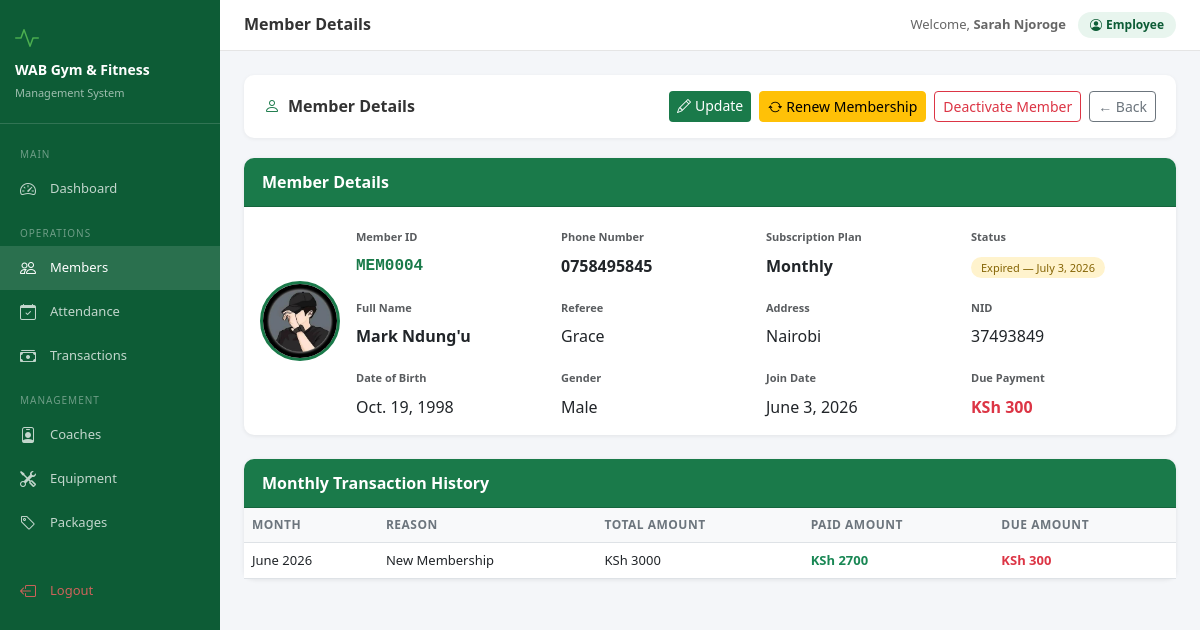
/members/4/ (signed in), run on the app's committed database.
### accounts/models.py (models this page shows, shortened)
class User(AbstractUser):
    ROLE_CHOICES = [
        ("admin", "Admin"),
        ("receptionist", "Receptionist"),
        ("accountant", "Accountant"),
        ("coach", "Coach"),
    ]
    role = models.CharField(
        max_length=20,
        choices=ROLE_CHOICES,
        default="receptionist",
    )
    phone = models.CharField(
        max_length=15,
        blank=True,
        null=True,
    )
    @property
    def is_admin(self):
        return self.role == "admin"

### members/models.py (models this page shows, shortened)
class Member(models.Model):
    member_id  = models.CharField(max_length=20, unique=True, blank=True)
    name       = models.CharField(max_length=100)
    dob        = models.DateField()
    nid        = models.CharField(max_length=20, blank=True, null=True)
    gender     = models.CharField(max_length=10, choices=GENDER_CHOICES)
    phone      = models.CharField(max_length=15, unique=True)
    email      = models.EmailField(blank=True, null=True)
    address    = models.TextField(blank=True, null=True)
    referee    = models.CharField(max_length=100, blank=True, null=True)
    package    = models.ForeignKey(Package, on_delete=models.SET_NULL, null=True)
    join_date  = models.DateField()
    expiry_date= models.DateField()
    amount_paid = models.DecimalField(max_digits=10, decimal_places=2, default=0)
    due_payment= models.DecimalField(max_digits=10, decimal_places=2, default=0)
    photo      = models.ImageField(upload_to='members/', blank=True, null=True)
    status     = models.BooleanField(default=True)
    created_at = models.DateTimeField(auto_now_add=True)

### packages/models.py (models this page shows, shortened)
class Package(models.Model):
    name = models.CharField(max_length=50, unique=True)
    duration_days = models.IntegerField()
    fee = models.DecimalField(max_digits=10, decimal_places=2)
    description = models.TextField(blank=True, null=True)
    is_active = models.BooleanField(default=True)

### payments/models.py (models this page shows, shortened)
class Bill(models.Model):
    month          = models.CharField(max_length=20, choices=MONTH_CHOICES)
    year           = models.IntegerField()
    reason         = models.CharField(max_length=50, choices=DEBIT_REASONS, default='package_fee')
    total_amount   = models.DecimalField(max_digits=10, decimal_places=2, default=0)
    paid_amount    = models.DecimalField(max_digits=10, decimal_places=2, default=0)
    due_amount     = models.DecimalField(max_digits=10, decimal_places=2, default=0)
    advanced_amount= models.DecimalField(max_digits=10, decimal_places=2, default=0)
    member         = models.ForeignKey(Member, on_delete=models.CASCADE)

### members/views.py (the view)
# urls.py: path('<int:pk>/', views.member_detail, name='member_detail'),
@login_required
def member_detail(request, pk):
    member = get_object_or_404(Member, pk=pk)
    bills = Bill.objects.filter(member=member).order_by('-year', '-id')
    debits = Debit.objects.filter(paid_by=member).order_by('-date')
    today = timezone.now().date()
    return render(request, 'members/member_detail.html', {
        'member': member, 'bills': bills,
        'debits': debits, 'today': today
    })

### members/templates/members/member_detail.html
{% extends 'base.html' %}
{% block page_title %}Member Details{% endblock %}
{% block content %}
<div class="section-header">
  <h4><i class="bi bi-person me-2" style="color:#1a7a4a"></i>Member Details</h4>
  <div class="d-flex gap-2">
    <a href="{% url 'member_edit' member.pk %}" class="btn btn-wab btn-sm">
      <i class="bi bi-pencil me-1"></i>Update
    </a>
    {% if member.status %}
    <a href="{% url 'member_renew' member.pk %}" class="btn btn-warning btn-sm">
        <i class="bi bi-arrow-repeat me-1"></i>Renew Membership
    </a>
    {% endif %}
    <a href="{% url 'member_toggle' member.pk %}" class="btn btn-sm {% if member.status %}btn-outline-danger{% else %}btn-outline-success{% endif %}"
       onclick="return confirm('Are you sure?')">
      {% if member.status %}Deactivate Member{% else %}Activate Member{% endif %}
    </a>
    <a href="{% url 'member_list' %}" class="btn btn-outline-secondary btn-sm">← Back</a>
  </div>
</div>
<div class="card mb-4">
  <div class="card-header">Member Details</div>
  <div class="card-body">
    <div class="row g-3 align-items-center">
      {% if member.photo %}
      <div class="col-auto">
        <img src="{{ member.photo.url }}" class="rounded-circle" style="width:80px;height:80px;object-fit:cover;border:3px solid #1a7a4a">
      </div>
      {% endif %}
      <div class="col">
        <div class="row g-3">
          <div class="col-md-3">
            <label class="form-label text-muted" style="font-size:11px">Member ID</label>
            <div class="fw-bold" style="color:#1a7a4a;font-family:monospace">{{ member.member_id }}</div>
          </div>
          <div class="col-md-3">
            <label class="form-label text-muted" style="font-size:11px">Phone Number</label>
            <div class="fw-bold">{{ member.phone }}</div>
          </div>
          <div class="col-md-3">
            <label class="form-label text-muted" style="font-size:11px">Subscription Plan</label>
            <div class="fw-bold">{{ member.package.name|default:'—' }}</div>
          </div>
          <div class="col-md-3">
            <label class="form-label text-muted" style="font-size:11px">Status</label>
            <div>
              {% if not member.status %}
                <span class="badge-inactive">Inactive</span>
              {% elif member.expiry_date < today %}
                <span class="badge-expired">Expired — {{ member.expiry_date }}</span>
              {% else %}
                <span class="badge-active">Active — expires {{ member.expiry_date }}</span>
              {% endif %}
            </div>
          </div>
          <div class="col-md-3">
            <label class="form-label text-muted" style="font-size:11px">Full Name</label>
            <div class="fw-bold">{{ member.name }}</div>
          </div>
          <div class="col-md-3">
            <label class="form-label text-muted" style="font-size:11px">Referee</label>
            <div>{{ member.referee|default:'—' }}</div>
          </div>
          <div class="col-md-3">
            <label class="form-label text-muted" style="font-size:11px">Address</label>
            <div>{{ member.address|default:'—' }}</div>
          </div>
          <div class="col-md-3">
            <label class="form-label text-muted" style="font-size:11px">NID</label>
            <div>{{ member.nid|default:'—' }}</div>
          </div>
          <div class="col-md-3">
            <label class="form-label text-muted" style="font-size:11px">Date of Birth</label>
            <div>{{ member.dob }}</div>
          </div>
          <div class="col-md-3">
            <label class="form-label text-muted" style="font-size:11px">Gender</label>
            <div>{{ member.gender|title }}</div>
          </div>
          <div class="col-md-3">
            <label class="form-label text-muted" style="font-size:11px">Join Date</label>
            <div>{{ member.join_date }}</div>
          </div>
          <div class="col-md-3">
            <label class="form-label text-muted" style="font-size:11px">Due Payment</label>
            <div class="fw-bold {% if member.due_payment > 0 %}text-danger{% else %}text-success{% endif %}">
              KSh {{ member.due_payment|floatformat:0 }}
            </div>
          </div>
        </div>
      </div>
    </div>
  </div>
</div>
<div class="card">
  <div class="card-header">Monthly Transaction History</div>
  <div class="card-body p-0">
    <table class="table mb-0">
      <thead>
        <tr>
          <th>Month</th>
          <th>Reason</th>
          <th>Total Amount</th>
          <th>Paid Amount</th>
          <th>Due Amount</th>
        </tr>
      </thead>
      <tbody>
        {% for bill in bills %}
        <tr>
          <td>{{ bill.month }} {{ bill.year }}</td>
          <td>{{ bill.get_reason_display }}</td>
          <td>KSh {{ bill.total_amount|floatformat:0 }}</td>
          <td class="text-success fw-bold">KSh {{ bill.paid_amount|floatformat:0 }}</td>
          <td class="{% if bill.due_amount > 0 %}text-danger fw-bold{% endif %}">KSh {{ bill.due_amount|floatformat:0 }}</td>
        </tr>
        {% empty %}
        <tr><td colspan="5" class="text-center py-3" style="color:#aaa">No billing records yet</td></tr>
        {% endfor %}
      </tbody>
    </table>
  </div>
</div>
{% endblock %}

### templates/base.html (shortened to what this page needs)
<!DOCTYPE html>
<html lang="en">
<head>
<link href="https://cdn.jsdelivr.net/npm/bootstrap@5.3.0/dist/css/bootstrap.min.css" rel="stylesheet">
<link href="https://cdn.jsdelivr.net/npm/bootstrap-icons@1.11.0/font/bootstrap-icons.css" rel="stylesheet">
</head>
<body>
{% if user.is_authenticated %}
<div class="sidebar">
  <div class="brand">
    <div style="font-size:24px;color:#4caf50;margin-bottom:6px"><i class="bi bi-activity"></i></div>
    <h5>WAB Gym & Fitness</h5>
    <small>Management System</small>
  </div>
  <nav class="mt-2">
    <div class="nav-section">Main</div>
    <a href="{% url 'dashboard' %}" class="nav-link {% if request.resolver_match.url_name == 'dashboard' %}active{% endif %}">
      <i class="bi bi-speedometer2"></i> Dashboard
    </a>
    <div class="nav-section">Operations</div>
    <a href="{% url 'member_list' %}" class="nav-link {% if 'member' in request.resolver_match.url_name %}active{% endif %}">
      <i class="bi bi-people"></i> Members
    </a>
    <a href="{% url 'attendance_list' %}" class="nav-link {% if 'attendance' in request.resolver_match.url_name %}active{% endif %}">
      <i class="bi bi-calendar-check"></i> Attendance
    </a>
    <a href="{% url 'payment_list' %}" class="nav-link {% if 'payment' in request.resolver_match.url_name %}active{% endif %}">
      <i class="bi bi-cash-stack"></i> Transactions
    </a>
    <div class="nav-section">Management</div>
    <a href="{% url 'coach_list' %}" class="nav-link {% if 'coach' in request.resolver_match.url_name %}active{% endif %}">
      <i class="bi bi-person-badge"></i> Coaches
    </a>
    <a href="{% url 'equipment_list' %}" class="nav-link {% if 'equipment' in request.resolver_match.url_name %}active{% endif %}">
      <i class="bi bi-tools"></i> Equipment
    </a>
    <a href="{% url 'package_list' %}" class="nav-link {% if 'package' in request.resolver_match.url_name %}active{% endif %}">
      <i class="bi bi-tag"></i> Packages
    </a>
    <div class="mt-4 mb-2">
    <a href="{% url 'logout' %}" class="nav-link" style="color:rgba(255,100,100,.8)">
      <i class="bi bi-box-arrow-left"></i> Logout
    </a>
    </div>
  </nav>
</div>
<div class="main-content">
  <div class="topbar">
    <h6 class="page-title">{% block page_title %}WAB Gym{% endblock %}</h6>
    <div class="user-info">
      <span style="font-size:13px;color:#666">Welcome, <strong>{{ user.get_full_name|default:user.username }}</strong></span>
      <span class="user-badge"><i class="bi bi-person-circle me-1"></i>{{ user.role|title }}</span>
    </div>
  </div>
  <div class="content-area">
    {% block content %}{% endblock %}
  </div>
</div>
{% else %}
{% block auth_content %}{% endblock %}
{% endif %}
</body>
</html>

### templates/base.html (style rules this page uses)
:root { --wab-green:#1a7a4a;--wab-dark:#0d5c36;--wab-light:#e8f5ee;--sidebar-w:220px }
body { background:#f4f6f9;font-family:'Segoe UI',sans-serif }
.sidebar { position:fixed;top:0;left:0;height:100vh;width:var(--sidebar-w);background:var(--wab-dark);z-index:1000;overflow-y:auto;transition:.3s }
.sidebar .brand { padding:20px 15px;border-bottom:1px solid rgba(255,255,255,.15) }
.sidebar .brand h5 { color:#fff;margin:0;font-size:14px;font-weight:700 }
.sidebar .brand small { color:rgba(255,255,255,.6);font-size:11px }
.sidebar .nav-link { color:rgba(255,255,255,.75);padding:10px 20px;font-size:13px;display:flex;align-items:center;gap:10px;border-radius:0;transition:.2s }
.sidebar .nav-link:hover,.sidebar .nav-link.active { color:#fff;background:rgba(255,255,255,.12) }
.sidebar .nav-link i { font-size:16px;width:20px }
.sidebar .nav-section { color:rgba(255,255,255,.4);font-size:10px;text-transform:uppercase;letter-spacing:1px;padding:15px 20px 5px }
.main-content { margin-left:var(--sidebar-w);min-height:100vh }
.topbar { background:#fff;border-bottom:1px solid #e5e5e5;padding:12px 24px;display:flex;align-items:center;justify-content:space-between;position:sticky;top:0;z-index:999 }
.topbar .page-title { font-size:16px;font-weight:600;color:#333;margin:0 }
.topbar .user-info { display:flex;align-items:center;gap:12px }
.topbar .user-badge { background:var(--wab-light);color:var(--wab-dark);padding:4px 12px;border-radius:20px;font-size:12px;font-weight:600 }
.content-area { padding:24px }
.card { border:none;border-radius:10px;box-shadow:0 1px 4px rgba(0,0,0,.08) }
.card-header { background:var(--wab-green);color:#fff;border-radius:10px 10px 0 0!important;font-weight:600;padding:12px 18px }
.btn-wab { background:var(--wab-green);color:#fff;border:none }
.badge-expired { background:#fff3cd;color:#856404;padding:3px 10px;border-radius:12px;font-size:11px }
.table th { background:#f8f9fa;font-size:12px;font-weight:600;text-transform:uppercase;letter-spacing:.5px;color:#6c757d }
.table td { font-size:13px;vertical-align:middle }
.form-label { font-size:13px;font-weight:600;color:#555 }
.section-header { background:#fff;border-radius:10px;padding:16px 20px;margin-bottom:20px;box-shadow:0 1px 4px rgba(0,0,0,.06);display:flex;align-items:center;justify-content:space-between }
.section-header h4 { margin:0;font-size:16px;font-weight:700;color:#333 }

### data on the page
User: get_full_name "Sarah Njoroge", role "Employee"
Member: photo (picture), member_id "MEM0004", phone "0758495845", package.name "Monthly", expiry_date "July 3, 2026", name "Mark Ndung'u", referee "Grace", address "Nairobi", nid "37493849", dob "Oct. 19, 1998", gender "Male", join_date "June 3, 2026", due_payment "300"
Bill: month "June", year "2026", reason "New Membership", total_amount "3000", paid_amount "2700", due_amount "300"
